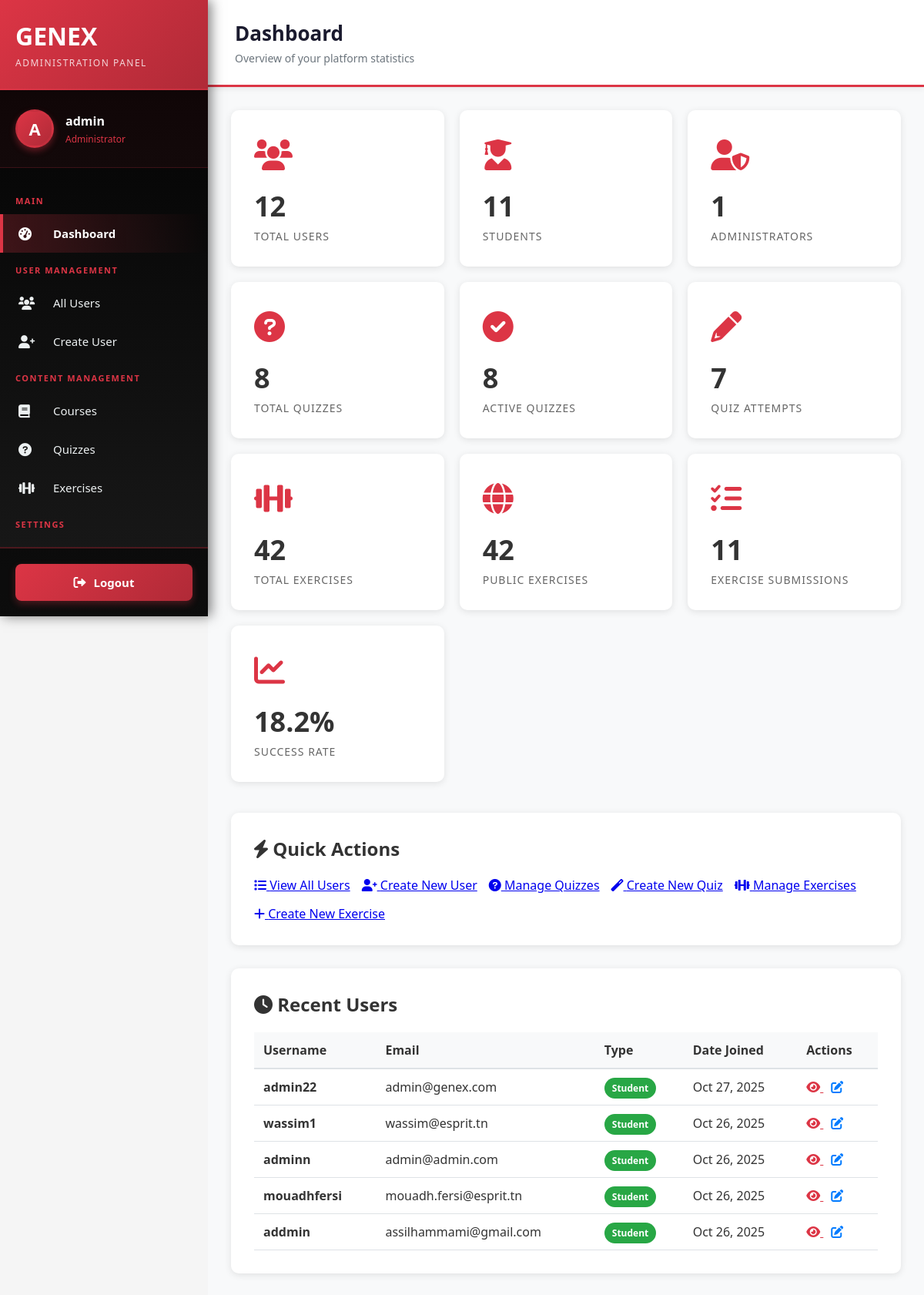
The app's page /users/backoffice/ (signed in) with its own data.
### users/models.py (models this page shows, shortened)
class User(AbstractUser):
    USER_TYPE_CHOICES = (
        ('admin', 'Admin'),
        ('student', 'Student'),
    )
    LEVEL_CHOICES = (
        ('weak', 'Weak'),
        ('medium', 'Medium'),
        ('advanced', 'Advanced'),
    )
    user_type = models.CharField(max_length=10, choices=USER_TYPE_CHOICES, default='student')
    level = models.CharField(max_length=10, choices=LEVEL_CHOICES, blank=True, null=True)
    student_class = models.CharField(max_length=50, blank=True, null=True)
    current_streak = models.IntegerField(default=0, help_text="Current consecutive days with quiz completion")
    longest_streak = models.IntegerField(default=0, help_text="Longest streak ever achieved")
    last_quiz_date = models.DateTimeField(null=True, blank=True, help_text="Last time user completed a quiz")
    THEME_CHOICES = (
        ('light', 'Light'),
        ('dark', 'Dark'),
        ('auto', 'Auto'),
    )
    theme_preference = models.CharField(max_length=10, choices=THEME_CHOICES, default='auto', help_text="User's theme preference")

### users/views.py (the view)
# urls.py: path('backoffice/', views.backoffice_dashboard, name='backoffice_dashboard'),
@user_passes_test(is_admin, login_url='main:signin')
def backoffice_dashboard(request):
    from quizzes.models import Quiz, QuizAttempt
    from exercises.models import Exercise, ExerciseSubmission
    total_users = User.objects.count()
    total_students = User.objects.filter(user_type='student').count()
    total_admins = User.objects.filter(user_type='admin').count()
    recent_users = User.objects.order_by('-date_joined')[:5]
    total_quizzes = Quiz.objects.count()
    active_quizzes = Quiz.objects.filter(is_active=True).count()
    total_quiz_attempts = QuizAttempt.objects.count()
    total_exercises = Exercise.objects.count()
    public_exercises = Exercise.objects.filter(is_public=True).count()
    total_exercise_submissions = ExerciseSubmission.objects.count()
    correct_submissions = ExerciseSubmission.objects.filter(is_correct=True).count()
    exercise_success_rate = (correct_submissions / total_exercise_submissions * 100) if total_exercise_submissions > 0 else 0
    context = {
        'total_users': total_users,
        'total_students': total_students,
        'total_admins': total_admins,
        'recent_users': recent_users,
        'total_quizzes': total_quizzes,
        'active_quizzes': active_quizzes,
        'total_quiz_attempts': total_quiz_attempts,
        'total_exercises': total_exercises,
        'public_exercises': public_exercises,
        'total_exercise_submissions': total_exercise_submissions,
        'correct_submissions': correct_submissions,
        'exercise_success_rate': exercise_success_rate,
    }
    return render(request, 'users/backoffice/dashboard.html', context)

### users/views.py (called while the page is built)
def is_admin(user):
    return user.is_authenticated and (user.is_superuser or user.user_type == 'admin')

### templates/users/backoffice/dashboard.html (shortened to what this page needs)
{% extends 'users/backoffice/base.html' %}
{% block nav_dashboard %}active{% endblock %}
{% block page_title %}Dashboard{% endblock %}
{% block page_description %}Overview of your platform statistics{% endblock %}
{% block content %}
<div class="backoffice-container">
    <div class="stats-grid">
        <div class="stat-card">
            <div class="icon"><i class="fas fa-users"></i></div>
            <div class="number">{{ total_users }}</div>
            <div class="label">Total Users</div>
        </div>
        <div class="stat-card">
            <div class="icon"><i class="fas fa-user-graduate"></i></div>
            <div class="number">{{ total_students }}</div>
            <div class="label">Students</div>
        </div>
        <div class="stat-card">
            <div class="icon"><i class="fas fa-user-shield"></i></div>
            <div class="number">{{ total_admins }}</div>
            <div class="label">Administrators</div>
        </div>
        <div class="stat-card">
            <div class="icon"><i class="fas fa-question-circle"></i></div>
            <div class="number">{{ total_quizzes }}</div>
            <div class="label">Total Quizzes</div>
        </div>
        <div class="stat-card">
            <div class="icon"><i class="fas fa-check-circle"></i></div>
            <div class="number">{{ active_quizzes }}</div>
            <div class="label">Active Quizzes</div>
        </div>
        <div class="stat-card">
            <div class="icon"><i class="fas fa-pencil-alt"></i></div>
            <div class="number">{{ total_quiz_attempts }}</div>
            <div class="label">Quiz Attempts</div>
        </div>
        <div class="stat-card">
            <div class="icon"><i class="fas fa-dumbbell"></i></div>
            <div class="number">{{ total_exercises }}</div>
            <div class="label">Total Exercises</div>
        </div>
        <div class="stat-card">
            <div class="icon"><i class="fas fa-globe"></i></div>
            <div class="number">{{ public_exercises }}</div>
            <div class="label">Public Exercises</div>
        </div>
        <div class="stat-card">
            <div class="icon"><i class="fas fa-tasks"></i></div>
            <div class="number">{{ total_exercise_submissions }}</div>
            <div class="label">Exercise Submissions</div>
        </div>
        <div class="stat-card">
            <div class="icon"><i class="fas fa-chart-line"></i></div>
            <div class="number">{{ exercise_success_rate|floatformat:1 }}%</div>
            <div class="label">Success Rate</div>
        </div>
    </div>
    <div class="quick-actions">
        <h2><i class="fas fa-bolt"></i> Quick Actions</h2>
        <div class="action-buttons">
            <a href="{% url 'users:backoffice_user_list' %}" class="btn-red">
                <i class="fas fa-list"></i> View All Users
            </a>
            <a href="{% url 'users:backoffice_user_create' %}" class="btn-red">
                <i class="fas fa-user-plus"></i> Create New User
            </a>
            <a href="{% url 'users:backoffice_quiz_list' %}" class="btn-red">
                <i class="fas fa-question-circle"></i> Manage Quizzes
            </a>
            <a href="{% url 'users:backoffice_quiz_create' %}" class="btn-red">
                <i class="fas fa-magic"></i> Create New Quiz
            </a>
            <a href="{% url 'users:backoffice_exercise_list' %}" class="btn-red">
                <i class="fas fa-dumbbell"></i> Manage Exercises
            </a>
            <a href="{% url 'users:backoffice_exercise_create' %}" class="btn-red">
                <i class="fas fa-plus"></i> Create New Exercise
            </a>
        </div>
    </div>
    <div class="recent-users">
        <h2><i class="fas fa-clock"></i> Recent Users</h2>
        <table class="user-table">
            <thead>
                <tr>
                    <th>Username</th>
                    <th>Email</th>
                    <th>Type</th>
                    <th>Date Joined</th>
                    <th>Actions</th>
                </tr>
            </thead>
            <tbody>
                {% for user_obj in recent_users %}
                <tr>
                    <td><strong>{{ user_obj.username }}</strong></td>
                    <td>{{ user_obj.email }}</td>
                    <td>
                        <span class="badge badge-{{ user_obj.user_type }}">
                            {{ user_obj.get_user_type_display }}
                        </span>
                    </td>
                    <td>{{ user_obj.date_joined|date:"M d, Y" }}</td>
                    <td>
                        <a href="{% url 'users:backoffice_user_detail' user_obj.id %}" style="color: #dc3545; margin-right: 10px;">
                            <i class="fas fa-eye"></i>
                        </a>
                        <a href="{% url 'users:backoffice_user_update' user_obj.id %}" style="color: #007bff;">
                            <i class="fas fa-edit"></i>
                        </a>
                    </td>
                </tr>
                {% empty %}
                <tr>
                    <td colspan="5" style="text-align: center; color: #999;">No users found</td>
                </tr>
                {% endfor %}
            </tbody>
        </table>
    </div>
</div>
{% endblock %}

### templates/users/backoffice/base.html (shortened to what this page needs)
<!DOCTYPE html>
<html lang="fr">
<head>
    <link rel="stylesheet" href="https://cdnjs.cloudflare.com/ajax/libs/font-awesome/6.0.0/css/all.min.css">
</head>
<body>
    <aside class="sidebar" id="sidebar">
        <div class="sidebar-header">
            <h1>GEN<span>EX</span></h1>
            <p>Administration Panel</p>
        </div>
        <div class="sidebar-user">
            <div class="sidebar-user-avatar">
                {{ user.username.0|upper }}
            </div>
            <div class="sidebar-user-info">
                <h3>{{ user.username }}</h3>
                <p>Administrator</p>
            </div>
        </div>
        <nav class="sidebar-menu">
            <div class="sidebar-menu-title">Main</div>
            <a href="{% url 'users:backoffice_dashboard' %}" class="{% block nav_dashboard %}{% endblock %}">
                <i class="fas fa-tachometer-alt"></i> Dashboard
            </a>
            <div class="sidebar-menu-title">User Management</div>
            <a href="{% url 'users:backoffice_user_list' %}" class="{% block nav_users %}{% endblock %}">
                <i class="fas fa-users"></i> All Users
            </a>
            <a href="{% url 'users:backoffice_user_create' %}" class="{% block nav_create_user %}{% endblock %}">
                <i class="fas fa-user-plus"></i> Create User
            </a>
            <div class="sidebar-menu-title">Content Management</div>
            <a href="{% url 'courses:admin_course_list' %}" class="{% block nav_courses %}{% endblock %}">
                <i class="fas fa-book"></i> Courses
            </a>
            <a href="{% url 'users:backoffice_quiz_list' %}" class="{% block nav_quizzes %}{% endblock %}">
                <i class="fas fa-question-circle"></i> Quizzes
            </a>
            <a href="{% url 'users:backoffice_exercise_list' %}" class="{% block nav_exercises %}{% endblock %}">
                <i class="fas fa-dumbbell"></i> Exercises
            </a>
            <div class="sidebar-menu-title">Settings</div>
            <a href="#" class="disabled">
            </a>
        </nav>
        <div class="sidebar-footer">
            <a href="{% url 'main:signout' %}">
                <i class="fas fa-sign-out-alt"></i> Logout
            </a>
        </div>
    </aside>
    <div class="main-content">
        <div class="topbar">
            <div class="topbar-title">
                <h2>{% block page_title %}Dashboard{% endblock %}</h2>
                <p>{% block page_description %}Welcome to the administration panel{% endblock %}</p>
            </div>
        </div>
        <div class="content-container">
            {% block content %}{% endblock %}
        </div>
    </div>
</body>
</html>

### templates/users/backoffice/base.html (style rules this page uses)
* { margin: 0; padding: 0; box-sizing: border-box; }
body { font-family: 'Segoe UI', Tahoma, Geneva, Verdana, sans-serif; background: #f5f5f5; color: #333; }
.sidebar { position: fixed; left: 0; top: 0; width: 270px; height: 100vh; background: linear-gradient(180deg, #000000 0%, #1a1a1a 100%); color: white; overflow-y: auto; z-index: 1000; box-shadow: 4px 0 15px rgba(0,0,0,0.5); display: flex; flex-direction: column; }
.sidebar-header { padding: 25px 20px; background: linear-gradient(135deg, #dc3545 0%, #b02a37 100%); border-bottom: 2px solid rgba(220, 53, 69, 0.3); }
.sidebar-header h1 { font-size: 32px; font-weight: bold; margin-bottom: 5px; color: white; }
.sidebar-header h1 span { color: white; }
.sidebar-header p { font-size: 12px; color: rgba(255,255,255,0.8); margin-top: 5px; text-transform: uppercase; letter-spacing: 1.5px; }
.sidebar-user { padding: 25px 20px; border-bottom: 1px solid rgba(220, 53, 69, 0.2); display: flex; align-items: center; gap: 15px; background: rgba(220, 53, 69, 0.05); }
.sidebar-user-avatar { width: 50px; height: 50px; border-radius: 50%; background: linear-gradient(135deg, #dc3545, #b02a37); display: flex; align-items: center; justify-content: center; font-size: 22px; font-weight: bold; border: 3px solid rgba(220, 53, 69, 0.3); box-shadow: 0 4px 8px rgba(220, 53, 69, 0.4); }
.sidebar-user-info h3 { font-size: 16px; margin-bottom: 4px; font-weight: 600; }
.sidebar-user-info p { font-size: 12px; color: #dc3545; font-weight: 500; }
.sidebar-menu { padding: 20px 0; flex: 1; overflow-y: auto; }
.sidebar-menu-title { padding: 15px 20px 10px; font-size: 11px; text-transform: uppercase; color: #dc3545; font-weight: 700; letter-spacing: 1.5px; }
.sidebar-menu a { display: flex; align-items: center; padding: 15px 20px; color: #ecf0f1; text-decoration: none; transition: all 0.3s ease; border-left: 4px solid transparent; font-size: 15px; }
.sidebar-menu a.active { background: linear-gradient(90deg, rgba(220, 53, 69, 0.25) 0%, transparent 100%); border-left-color: #dc3545; color: #fff; font-weight: 600; }
.sidebar-menu a i { width: 30px; margin-right: 15px; font-size: 17px; }
.sidebar-menu a.disabled { opacity: 0.4; cursor: not-allowed; }
.sidebar-footer { margin-top: auto; padding: 20px; background: rgba(0, 0, 0, 0.5); border-top: 2px solid rgba(220, 53, 69, 0.3); }
.sidebar-footer a { display: flex; align-items: center; justify-content: center; padding: 14px 20px; color: white; text-decoration: none; background: linear-gradient(135deg, #dc3545, #b02a37); border-radius: 8px; transition: all 0.3s ease; font-weight: 600; font-size: 15px; box-shadow: 0 4px 10px rgba(220, 53, 69, 0.3); }
.sidebar-footer a i { margin-right: 10px; font-size: 16px; }
.main-content { margin-left: 270px; min-height: 100vh; background: #f8f9fa; }
.topbar { background: white; padding: 25px 35px; box-shadow: 0 2px 8px rgba(0,0,0,0.08); display: flex; justify-content: space-between; align-items: center; border-bottom: 3px solid #dc3545; }
.topbar-title h2 { font-size: 26px; color: #1a1a2e; font-weight: 700; }
.topbar-title p { font-size: 14px; color: #6c757d; margin-top: 5px; }
.content-container { padding: 30px; }

### records on screen
User: username.0 "A", username "admin"
User: username "admin22", email "admin@genex.com", user_type "Student", date_joined "Oct 27, 2025"
User: username "wassim1", email "wassim@esprit.tn", user_type "Student", date_joined "Oct 26, 2025"
User: username "adminn", email "admin@admin.com", user_type "Student", date_joined "Oct 26, 2025"
User: username "mouadhfersi", email "mouadh.fersi@esprit.tn", user_type "Student", date_joined "Oct 26, 2025"
User: username "addmin", email "assilhammami@gmail.com", user_type "Student", date_joined "Oct 26, 2025"

### other values on screen
{{ total_users }} "12"
{{ total_students }} "11"
{{ total_admins }} "1"
{{ total_quizzes }} "8"
{{ active_quizzes }} "8"
{{ total_quiz_attempts }} "7"
{{ total_exercises }} "42"
{{ public_exercises }} "42"
{{ total_exercise_submissions }} "11"
{{ exercise_success_rate|floatformat:1 }} "18.2"
